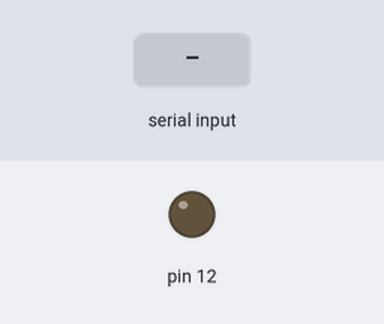
Bench run of a sketch on a simulated Arduino Uno, built with avr-gcc and run on an emulated ATmega328P. Parts: output pins drawn as LEDs (lit = HIGH). Inputs (shaded band) come from the test bench.

Above: at 1.2 s.
1.3 s: "A" received over Serial
At 2.1 s:
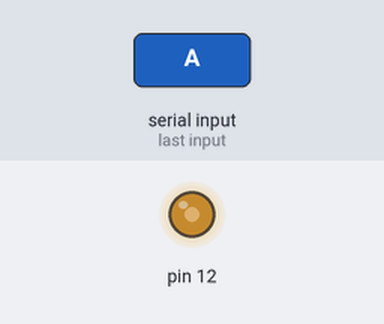
2.8 s: "1" received over Serial
At 4.0 s:
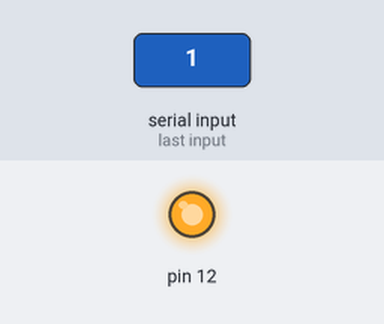
Timing chart, 0 to 5.8 s (numbered marks = the images above; inputs shaded):
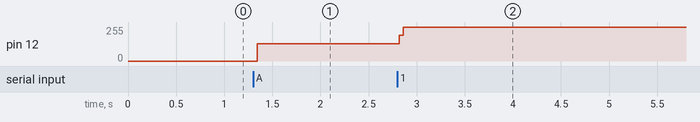

The sketch:

STATE_CHANGING.ino
```cpp
//#include<EEPROM.h>
byte value;

int STATE1 = HIGH;
char sms;


void setup() {
 pinMode(12, OUTPUT);

Serial.begin(9600);

}

void loop() {
if(Serial.available() != 0)
{
  sms = Serial.read();
}


if(sms =='A')
{

digitalWrite(12,STATE1);
//EEPROM.write('vari',STATE1);
STATE1 = !STATE1;
}

}
```

Measured:
- after the input at 1.3 s, pin 12: 0/255 → 128/255 at once
- after the input at 2.8 s, pin 12: 128/255 → 255/255 at once
